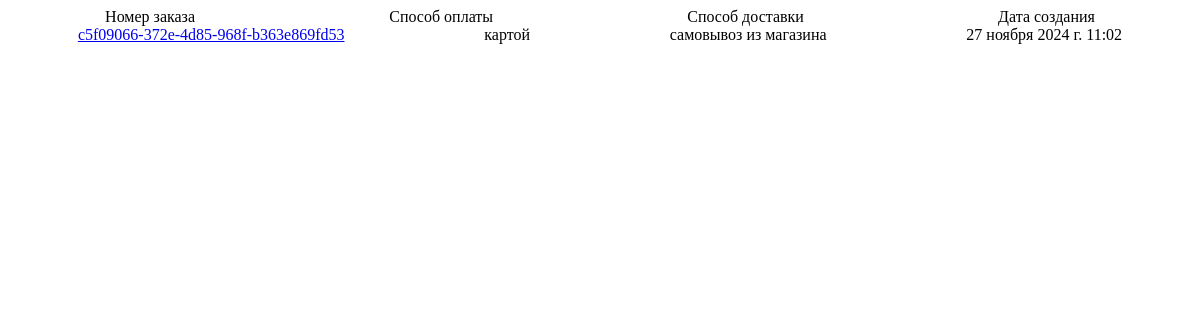
/orders/list/ (signed in), run on the app's committed database.
### orders/models.py (models this page shows, shortened)
class Order(models.Model):
    number = models.CharField(primary_key=True, unique=True, max_length=256, editable=False)
    user = models.ForeignKey(User, on_delete=models.CASCADE, editable=False, null=True)
    cart = models.OneToOneField(CartUser, on_delete=models.SET_NULL, editable=False, null=True)
    status = models.CharField(max_length=50, default='в обработке', editable=False)
    payment = models.CharField(max_length=50, default='картой')
    delivery = models.CharField(max_length=50, default='самовывоз из магазина')
    address = models.TextField(null=True)
    created_at = models.DateTimeField(auto_now_add=True, editable=False)
    name = models.CharField(max_length=50, null=True)
    last_name = models.CharField(max_length=50, null=True)
    email = models.EmailField()
    phone = models.CharField(max_length=20, null=True)

### orders/views.py (the view)
# urls.py: path('list/', orders_list, name='orders'),
@login_required
def orders_list(request):
    orders = Order.objects.filter(user=request.user)
    context = {"orders": orders}
    return render(request, template_name="orders/orders.html", context=context)

### cart/context_processors.py (called while the page is built)
def cart(request):
    return {'cart': Cart(request)}

### orders/context_processors.py (called while the page is built)
def quick_order_form(request):
    return {'quick_order_form': QuickOrderForm()}

### orders/templates/orders/orders.html (shortened to what this page needs)
<!DOCTYPE html>
<html lang="en">
<head>
{% load static %}
</head>
{% block content %}
<div class="orders">
    <div class="orders-header">
        <div class="order-header">Номер заказа</div>
        <div class="order-header">Способ оплаты</div>
        <div class="order-header">Способ доставки</div>
        <div class="order-header">Дата создания</div>
    </div>
    <div class="order-items">
    {% for order in orders %}
        <div class="order-item">
            <div class="order-number"><a href="{% url 'order_detail' order.number %}"> {{order.number}}</a></div>
            <div class="order-payment">{{order.payment}}</div>
            <div class="order-delivery">{{order.delivery}}</div>
            <div class="order-date">{{order.created_at}}</div>
        </div>
    {% endfor %}
    </div>
</div>
{% endblock content %}

### orders/templates/orders/orders.html (style rules this page uses)
.orders-header { display: flex; justify-content: space-around; flex-direction: row; }
.order-items { display: flex; justify-content: space-around; flex-direction: column; }
.order-item { display: flex; justify-content: space-around; }

### data on the page
Order: number "c5f09066-372e-4d85-968f-b363e869fd53", payment "картой", delivery "самовывоз из магазина", created_at "27 ноября 2024 г. 11:02"
